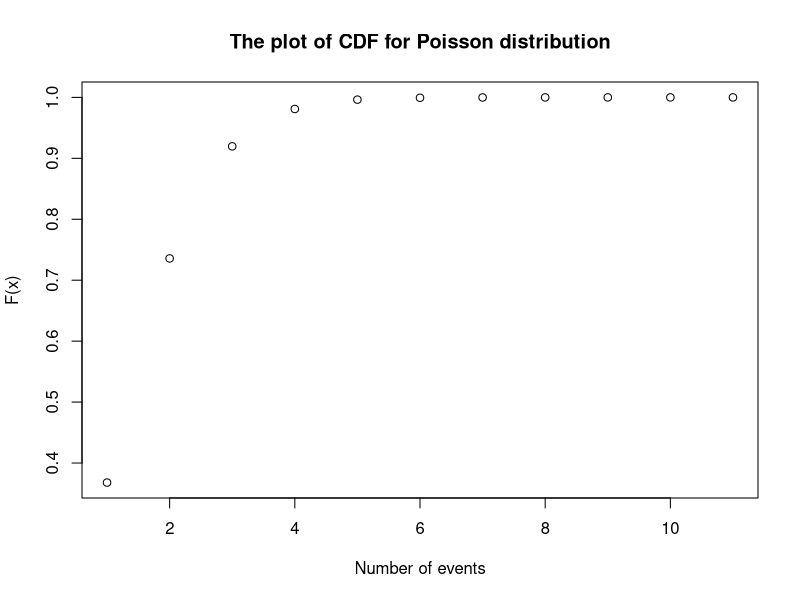

The R source for this figure:
## ---- chunk 1
knitr::opts_chunk$set(
    echo = TRUE,
    warning = FALSE,
    message = FALSE)
## ---- chunk 2
nt <- function(n0, i, t) {
    out <- n0 * (1 + i)^t
    return(out)

}

# This function seems work right
nt(100, 0.05, 10)
## ---- chunk 3
cdf <- function(lambda, x) {
    a <- 0:x
    # qpmf <- lambda ^ a * exp(lambda * (-1)) / factorial(a)
    # out <- unlist(ecdf(pmf))
    out2 <- ppois(a, lambda)
    return(out2)
}
a <- 0:10
plot(cdf(1, 10), xlab = "Number of events", ylab = "F(x)",
    main = "The plot of CDF for Poisson distribution")
## ---- chunk 4
gene <- function(p) {
    AA <- p^2
    AB <- 2 * p * (1 - p)
    BB <- (1 - p)^2
    return(c(AA, AB, BB))
}

# I suppose the proportion (or fraction) of gametes with A genes in the urn (p) is 0.2
gene(0.2)
